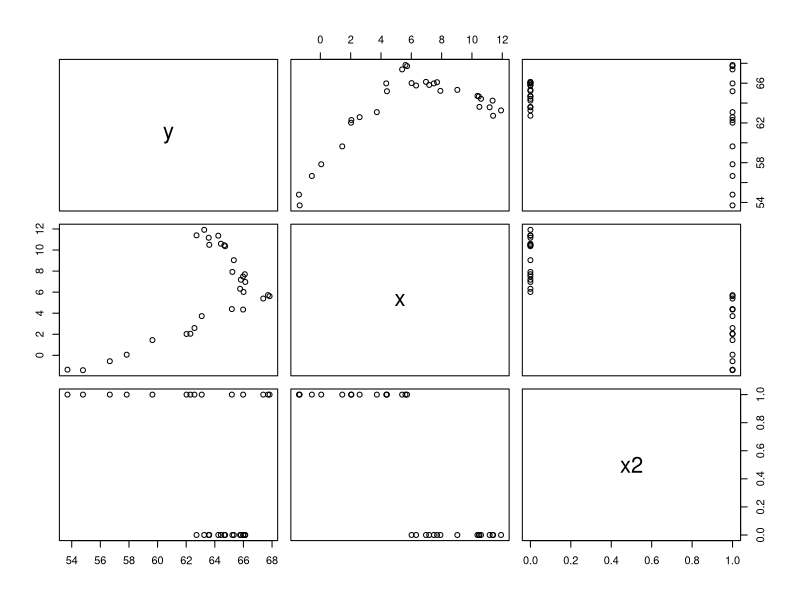

Source code (R): (Note: this script raises an error after producing the figure.)
challData <- data.frame(y=c( 62.0230141814838,65.3287607440202,63.0850996714816,64.7215795301002,63.5747270663006,53.702998209753,67.3864948748882,63.6127706891815,67.7168411573423,65.1905587130745,62.7203672543605,65.9786946907104,65.9747299777148,66.0078406427285,56.6621327894133,64.427226260792,59.6411522580869,54.7853006620191,62.5791157289376,64.2432705505488,64.6637314187692,66.0977643647167,66.1309505076381,63.2605451217536,65.8227827462007,65.2274912077561,67.8282521078083,65.7658686316158,62.295434407344,57.8409797705986 ),  x=c( 2.0260852817446,9.03627189621329,3.7256769053638,10.362243656069,11.1665419801138,-1.36220900854096,5.39347683265805,10.4938666215166,5.72009020252153,4.39260629424825,11.3956668348983,4.34667818667367,7.48598889634013,6.01686762738973,-0.559054442681372,10.5975495856255,1.44522828096524,-1.41116653056815,2.59089006995782,11.3630510880612,10.4535504248925,7.69924768619239,6.96709539275616,11.9197768727317,7.1798811876215,7.91942655434832,5.61692434595898,6.31798828626052,2.04823632212356,0.0595910623669624 ), x2=c( 1,0,1,0,0,1,1,0,1,1,0,1,0,0,1,0,1,1,1,0,0,0,0,0,0,0,1,0,1,1 ))

View(challData)




plot(challData)
ggplot(data=challData,aes(x=x,y=y))+
  geom_point()

mylm <- lm(y~x+x2+x:x2,data=challData)
summary(mylm)
